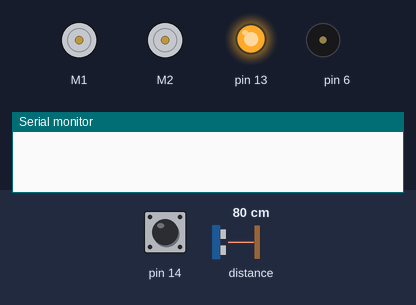
A sketch run on a simulated Arduino Leonardo, built with avr-gcc and run on an emulated ATmega32U4. On the bench: 2 × DC motor (green arrow = forward, orange = backward, longer = faster), output pins drawn as LEDs (lit = HIGH), buzzer (waves = sounding), the last lines printed to the serial monitor. The inputs (shaded band) are chosen by the test bench; at power-on: pin 14 HIGH, distance to the obstacle 80 cm.

Above: at 0.8 s.
0.9 s: pin 14 pulled LOW for 0.15 s
At 1.8 s:
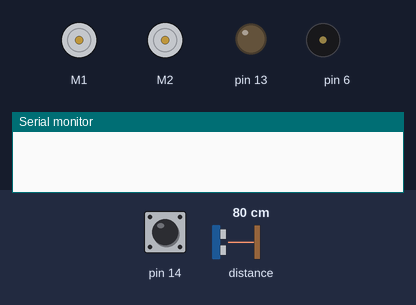
4.0 s: distance to the obstacle set to 12 cm
7.0 s: distance to the obstacle set to 9 cm
At 7.4 s:
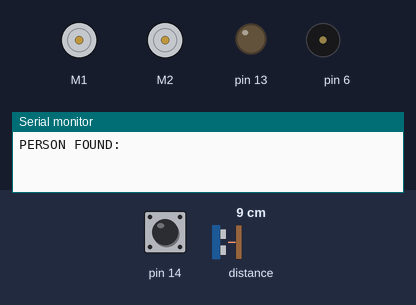
10.0 s: pin 14 pulled LOW for 3.2 s
At 10.86 s:
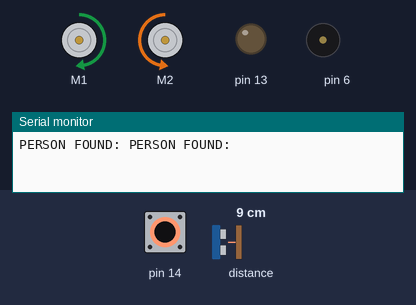
14.7 s: pin 14 pulled LOW for 1 s
At 16.8 s:
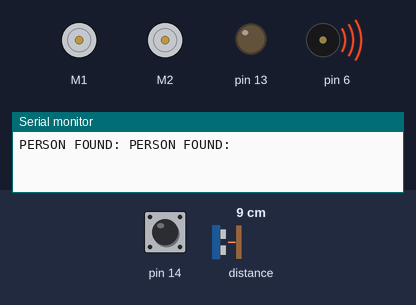
18.7 s: distance to the obstacle set to 18 cm
At 22.4 s:
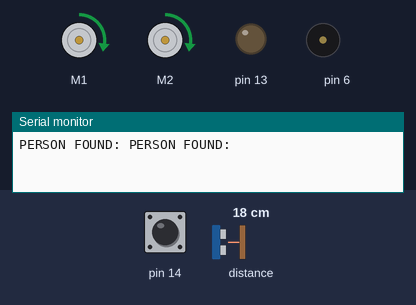
Timing chart, 0 to 22.7 s (numbered marks = the images above; inputs shaded):
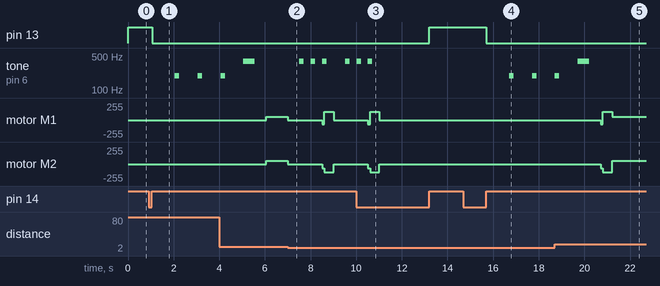

Measured:
- the behaviour switches between 11 and 10 cm on distance to the obstacle (found by bisection; images 1 and 2)
- after the input at 0.9 s, pin 13: HIGH → LOW after 0.15 s; tone on pin 6: alternates 195 Hz for 0.20 s and silent for 0.80 s, starting after 1.2 s
- after the input at 7.0 s, tone on pin 6: plays 391 Hz for 0.20 s, 391 Hz for 0.20 s, 391 Hz for 0.20 s, 391 Hz for 0.20 s, starting after 0.50 s; motor M1: forward 51/255 → stopped at once, → backward 63/255 1.5 s later, → forward 127/255 0.10 s later, → stopped 0.41 s later
- after the input at 10.0 s, pin 13: LOW → HIGH after 3.2 s; tone on pin 6: goes on until 10.7 s, then stays silent
- after the input at 14.7 s, pin 13: HIGH → LOW after 1.0 s; tone on pin 6: alternates 195 Hz for 0.20 s and silent for 0.80 s, starting after 2.0 s
- after the input at 18.7 s, tone on pin 6: goes on until 20.2 s, then stays silent

The sketch:

Assignment_MODE3.ino
```cpp
#include <Wire.h>
#include <Zumo32U4.h>

// This is the threshold for the line and proximity sensors
#define QTR_THRESHOLD     800  // microseconds (700)
#define PRO_THRESHOLD     6    // distance from ZUMO

// motor speed settings
#define REVERSE_SPEED     100  // 0 is stopped, 400 is full speed
#define TURN_SPEED        110
#define FORWARD_SPEED     80
#define REVERSE_DURATION  100  // ms
#define TURN_DURATION     200  // ms
//ETURN for emergency to get out of corners
#define ETURN_DURATION    400  // ms
#define ETURN_SPEED       300
//PTURN when patient is found and after 10 seconds of movement
#define PTURN_SPEED       200
#define PTURN_DURATION    400 //ms

Zumo32U4ButtonA buttonA;
Zumo32U4Buzzer buzzer;
Zumo32U4Motors motors;
Zumo32U4LineSensors lineSensors;
Zumo32U4ProximitySensors proxSensors;

#define NUM_SENSORS 3
unsigned int lineSensorValues[NUM_SENSORS];

bool proxLeftActive;
bool proxFrontActive;
bool proxRightActive;

int turnCount = 0;
unsigned long timer;
unsigned long interval = 10000;
unsigned long newTimer = 0;


void waitForButtonAndCountDown()
{
  ledYellow(1);


  buttonA.waitForButton();

  ledYellow(0);


  // Play Countdown notes
  for (int i = 0; i < 3; i++)
  {
    delay(1000);
    buzzer.playNote(NOTE_G(3), 200, 15);
  }
  delay(1000);
  buzzer.playNote(NOTE_G(4), 500, 15);
  delay(1000);
}

void setup()
{

  Serial1.begin(9600);
  Serial.begin(9600);

  lineSensors.initThreeSensors();
  proxSensors.initThreeSensors();

  waitForButtonAndCountDown();
}

void loop()
{
  if (buttonA.isPressed())
  {
    motors.setSpeeds(0, 0);
    buttonA.waitForRelease();
    waitForButtonAndCountDown();
  }

  lineSensors.read(lineSensorValues);
  proxSensors.read();
  int left_sensor = proxSensors.countsLeftWithLeftLeds();
  int center_left_sensor = proxSensors.countsFrontWithLeftLeds();
  int center_right_sensor = proxSensors.countsFrontWithRightLeds();
  int right_sensor = proxSensors.countsRightWithRightLeds();

  timer = millis();

  if (lineSensorValues[0] > QTR_THRESHOLD)
  {
    // If left sensor detects line, reverse and turn to the
    // right.
    motors.setSpeeds(-REVERSE_SPEED, -REVERSE_SPEED);
    delay(REVERSE_DURATION);
    motors.setSpeeds(TURN_SPEED, -TURN_SPEED);
    delay(TURN_DURATION);
    motors.setSpeeds(FORWARD_SPEED, FORWARD_SPEED);
    turnCount ++;
  }
  else if (lineSensorValues[NUM_SENSORS - 1] > QTR_THRESHOLD)
  {
    // If right sensor detects line, reverse and turn to the
    // left.
    motors.setSpeeds(-REVERSE_SPEED, -REVERSE_SPEED);
    delay(REVERSE_DURATION);
    motors.setSpeeds(-TURN_SPEED, TURN_SPEED);
    delay(TURN_DURATION);
    motors.setSpeeds(FORWARD_SPEED, FORWARD_SPEED);
    // add one to the turn counter
    turnCount ++;
  }
  else
  {
    // Otherwise, go straight.
    motors.setSpeeds(FORWARD_SPEED, FORWARD_SPEED);

    //if going straight for 10 seconds, turn left
    if (timer - newTimer >= interval)
    {
      newTimer = timer;
      //turn after 10 seconds
      motors.setSpeeds(-REVERSE_SPEED, -REVERSE_SPEED);
      delay(REVERSE_DURATION);
      motors.setSpeeds(PTURN_SPEED, -PTURN_SPEED);
      delay(PTURN_DURATION);
    }
  }
  if (turnCount == 20)
  {
    // make emergency fast turn if stuck bouncing in corner
    motors.setSpeeds(-REVERSE_SPEED, -REVERSE_SPEED);
    delay(REVERSE_DURATION);
    motors.setSpeeds(-ETURN_SPEED, ETURN_SPEED);
    delay(ETURN_DURATION);
    motors.setSpeeds(FORWARD_SPEED, FORWARD_SPEED);
    // resets turn counter
    turnCount = 0;
  }
  if (left_sensor >= PRO_THRESHOLD || center_left_sensor >= PRO_THRESHOLD)
  {
     motors.setSpeeds(0,0);
    Serial.print("PERSON FOUND: ");
    //play tune
    for (int i = 0; i < 3; i++)
    {
      delay(500);
      buzzer.playNote(NOTE_G(4), 200, 15);
    }
    motors.setSpeeds(-REVERSE_SPEED, -REVERSE_SPEED);
    delay(REVERSE_DURATION);
    motors.setSpeeds(PTURN_SPEED, -PTURN_SPEED);
    delay(PTURN_DURATION);
    motors.setSpeeds(FORWARD_SPEED, FORWARD_SPEED);
  }
  else if (center_right_sensor >= PRO_THRESHOLD || right_sensor >= PRO_THRESHOLD)
  {
     motors.setSpeeds(0,0);
    Serial1.println("PERSON FOUND: ");
    //play tune
    for (int i = 0; i < 3; i++)
    {
      delay(500);
      buzzer.playNote(NOTE_G(4), 200, 15);
    }
    motors.setSpeeds(-REVERSE_SPEED, -REVERSE_SPEED);
    delay(REVERSE_DURATION);
    motors.setSpeeds(-PTURN_SPEED, PTURN_SPEED);
    delay(PTURN_DURATION);
    motors.setSpeeds(FORWARD_SPEED, FORWARD_SPEED);
  }
}
```
